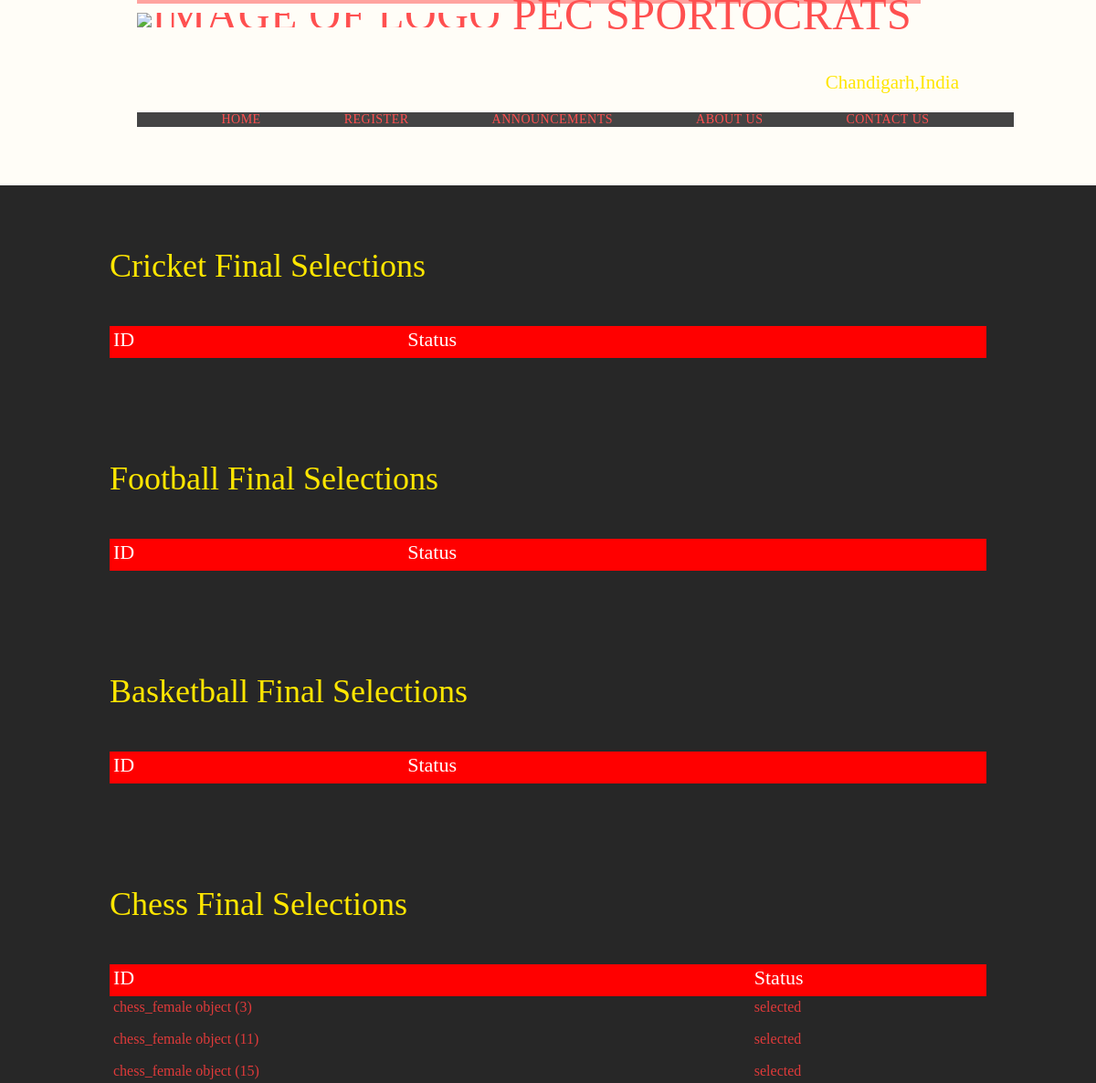
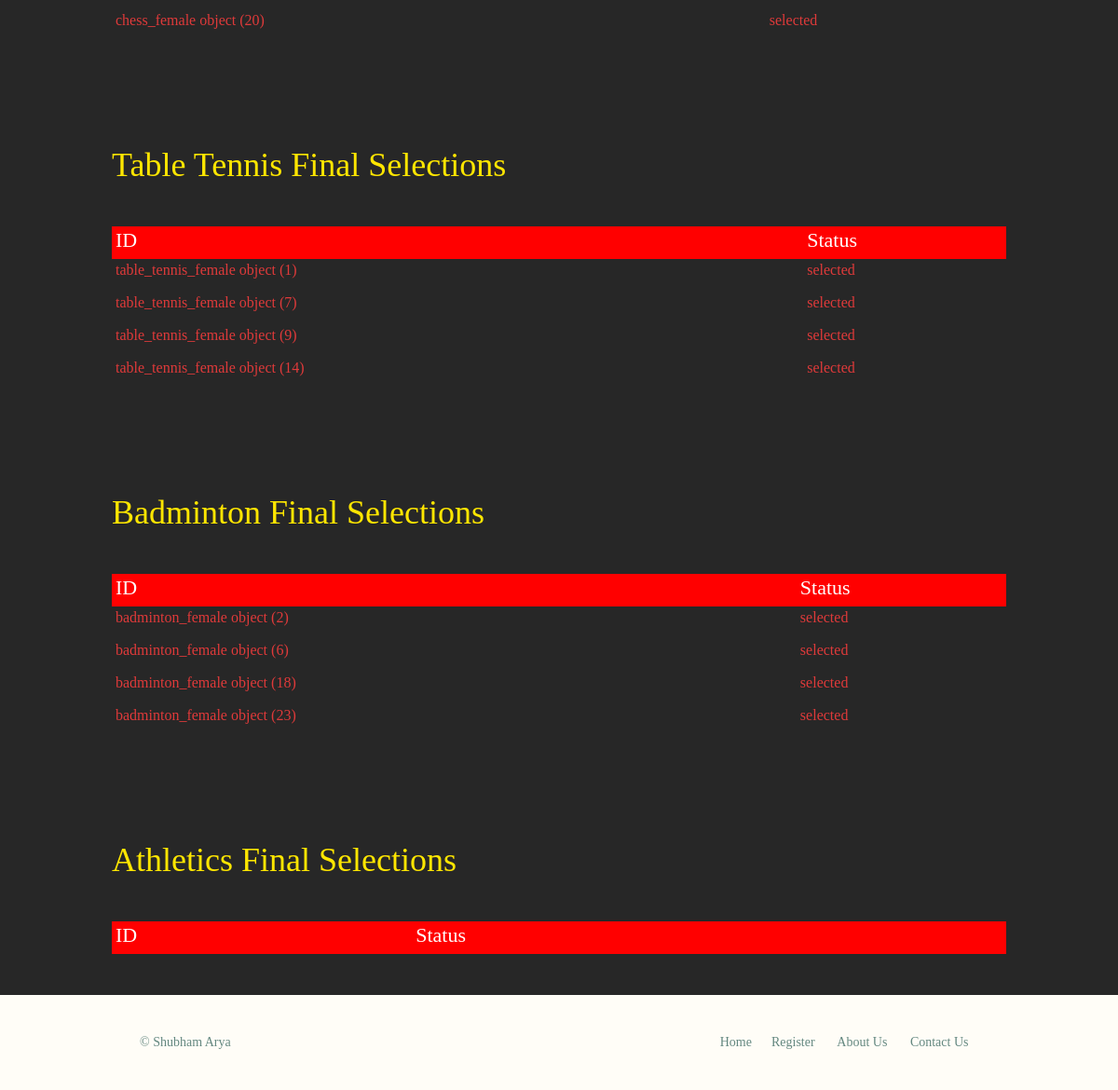
/final_female.html, run on the app's committed database (2 pictures, top to bottom).
### sportocrats/models.py (models this page shows)
class selection_chess_female(models.Model):
    selection_chess_female_id=models.OneToOneField(chess_female,on_delete=models.CASCADE,primary_key=True)
    status=models.CharField(max_length=40)

class chess_female(models.Model):
    chess_female_id=models.OneToOneField(Player_female,on_delete=models.CASCADE,primary_key=True)
    team_no=models.IntegerField()
    result=models.CharField(max_length=40)
    performance=models.CharField(max_length=40)

class selection_table_tennis_female(models.Model):
    selection_table_tennis_female_id=models.OneToOneField(table_tennis_female,on_delete=models.CASCADE,primary_key=True)
    status=models.CharField(max_length=40)

class table_tennis_female(models.Model):
    table_tennis_female_id=models.OneToOneField(Player_female,on_delete=models.CASCADE,primary_key=True)
    team_no=models.IntegerField()
    result=models.CharField(max_length=40)
    performance=models.CharField(max_length=40)

class selection_badminton_female(models.Model):
    selection_badminton_female_id=models.OneToOneField(badminton_female,on_delete=models.CASCADE,primary_key=True)
    status=models.CharField(max_length=40)

class badminton_female(models.Model):
    badminton_female_id=models.OneToOneField(Player_female,on_delete=models.CASCADE,primary_key=True)
    team_no=models.IntegerField()
    result=models.CharField(max_length=40)
    performance=models.CharField(max_length=40)

### sportocrats/views.py (the view)
# urls.py: path('final_female.html', views.final_female, name='final_female'),
def final_female(request):
    data3 = selection_chess_female.objects.all()
    data4 = selection_table_tennis_female.objects.all()
    data5 = selection_badminton_female.objects.all()
    return render(request, 'final_female.html', {"dat3" : data3, "dat4" : data4, "dat5" : data5})

### sportocrats/templates/final_female.html (shortened to what this page needs)
<!DOCTYPE html>
<html lang="en">
    <head>
        {% load static %}
        <link rel="stylesheet" href="{% static 'contactus.css' %}">
    </head>
    <body>
        <header class="header1 can group">
            <h1 class="logo">
                <a href="main1.html" ><img src="{%static 'Pec1.png'%}"
                    alt="Image of logo" height="80px" width="125px">&nbspPEC SportoCrats</a>
            </h1>
            <br>
            <br>
            <br>
            <br>
            <br>
            <h3 class="tag">Chandigarh,India</h3>
            <br>
            <nav class="nav nav1 hi b">
                &emsp;&emsp;&emsp;<a href="main1.html">Home</a>&emsp;&emsp;&emsp;
                &emsp;&emsp;&emsp;<a href="register.html">Register</a>&emsp;&emsp;&emsp;
                &emsp;&emsp;&emsp;<a href="announce.html">Announcements</a>&emsp;&emsp;&emsp;
                &emsp;&emsp;&emsp;<a href="aboutus.html">About Us</a>&emsp;&emsp;&emsp;
                &emsp;&emsp;&emsp;<a href="contactus.html">Contact Us</a>&emsp;&emsp;&emsp;
            </nav>
        </header>
        <br>
        <br>
        <br>
        <br>
        <section class="row">
        	<div class="grid">
                <h1>Cricket Final Selections</h1>
                <br>
                <br>
                <div>
                    <table>
                        <thead>
                            <tr class="red">
                                <th>ID</th>
                                <th>Status</th>
                            </tr>
                        </thead>
                    </table>
                </div>
		    </div>
        </section>
        <section class="row">
            <div class="grid">
                <h1>Football Final Selections</h1>
                <br>
                <br>
                <div>
                    <table>
                        <thead>
                            <tr class="red">
                                <th>ID</th>
                                <th>Status</th>
                            </tr>
                        </thead>
                    </table>
                </div>
            </div>
        </section>
        <section class="row">
            <div class="grid">
                <h1>Basketball Final Selections</h1>
                <br>
                <br>
                <div>
                    <table>
                        <thead>
                            <tr class="red">
                                <th>ID</th>
                                <th>Status</th>
                            </tr>
                        </thead>
                    </table>
                </div>
            </div>
        </section>
        <section class="row">
            <div class="grid">
                <h1>Chess Final Selections</h1>
                <br>
                <br>
                <div>
                    <table>
                        <thead>
                            <tr class="red">
                                <th>ID</th>
                                <th>Status</th>
                            </tr>
                        </thead>
                        <tbody>
                            {% for i in dat3 %}
                            <tr>
                                <td>{{i.selection_chess_female_id}}</td>
                                <td>{{i.status}}</td>
                            </tr>
                            {% endfor %}
                        </tbody>
                    </table>
                </div>
            </div>
        </section>
        <section class="row">
            <div class="grid">
                <h1>Table Tennis Final Selections</h1>
                <br>
                <br>
                <div>
                    <table>
                        <thead>
                            <tr class="red">
                                <th>ID</th>
                                <th>Status</th>
                            </tr>
                        </thead>
                        <tbody>
                            {% for i in dat4 %}
                            <tr>
                                <td>{{i.selection_table_tennis_female_id}}</td>
                                <td>{{i.status}}</td>
                            </tr>
                            {% endfor %}
                        </tbody>
                    </table>
                </div>
            </div>
        </section>
        <section class="row">
            <div class="grid">
                <h1>Badminton Final Selections</h1>
                <br>
                <br>
                <div>
                    <table>
                        <thead>
                            <tr class="red">
                                <th>ID</th>
                                <th>Status</th>
                            </tr>
                        </thead>
                        <tbody>
                            {% for i in dat5 %}
                            <tr>
                                <td>{{i.selection_badminton_female_id}}</td>
                                <td>{{i.status}}</td>
                            </tr>
                            {% endfor %}
                        </tbody>
                    </table>
                </div>
            </div>
        </section>
        <section class="row">
            <div class="grid">
                <h1>Athletics Final Selections</h1>
                <br>
                <br>
                <div>
                    <table>
                        <thead>
                            <tr class="red">
                                <th>ID</th>
                                <th>Status</th>
                            </tr>
                        </thead>
                    </table>
                </div>
            </div>
        </section>
        <footer class="footer1 can group">
            <small>&copy; Shubham Arya</small>
            <nav class="nav foo">
                &ensp;<a href="main1.html">Home</a>&ensp;
                &ensp;<a href="register.html"> Register </a>&ensp;
                &ensp;<a href="aboutus.html"> About Us </a>&ensp;
                &ensp;<a href="contactus.html"> Contact Us </a>&ensp;
            </nav>
        </footer>
    </body>
</html>

### sportocrats/static/contactus.css (style rules this page uses)
html, body, div, span, applet, object, iframe, h1, h2, h3, h4, h5, h6, p, blockquote, pre, a, abbr, acronym, address, big, cite, code, del, dfn, em, img, ins, kbd, q, s, samp, small, strike, strong, sub, sup, tt, var, b, u, i, center, dl, dt, dd, ol, ul, li, fieldset, form, label, legend, table, caption, tbody, tfoot, thead, tr, th, td, article, aside, canvas, details, embed, figure, figcaption, footer, header, hgroup, menu, nav, output, ruby, section, summary, time, mark, audio, video { margin: 0; padding: 0; border: 0; font-size: 100%; font: inherit; vertical-align: baseline; }
article, aside, details, figcaption, figure, footer, header, hgroup, menu, nav, section { display: block; }
body { line-height: 1; }
table { text-align: left; width: 100%; position: relative; border-collapse: collapse; }
th, td { height: 35px; padding: 0.25rem; }
tr.red th { background: red; color: white; }
th { font-size: 22px; background: white; position: sticky; top: 0; box-shadow: 0 2px 2px -1px rgba(0, 0, 0, 0.4); }
body { background:#fffdf7; color:rgb(223, 58, 58); font: 300 26px/22px ; }
*, *:before, *:after { box-sizing: border-box; }
.grid, .can { margin: 0 auto; width: 960px; }
.can { padding-left: 30px; padding-right: 30px; }
.group:before, .group:after { content: ""; display: table; }
.group:after { clear: both; }
.group { clear: both; *zoom: 1; }
.row { background-color: #272727; min-width: 960px; padding:66px 0 44px 0; }
.logo { border-top: 4px solid #ff00005b; padding: 10px 10px 4px 0px; float:left; font-size: 48px; line-height: 4px; font-weight: 100; letter-spacing: .5px; text-transform: uppercase; }
.tag { margin:20px 0 px 0; text-align: right; }
.nav1 { font-size: 14px; font-weight: 400; letter-spacing: .5px; text-transform: uppercase; }
.header1 a, .header1 a { color: rgb(255, 80, 80); }
a { color: #2e2e2e; text-decoration: none; }
h1, h3, h4, h5, p { margin-bottom: 6px; }
h1, h2, h3, h4 { color: #ffe600; }
h1 { font-size: 36px; line-height: 44px; }
h3 { font-size: 21px; }
.footer1 { padding-bottom: 44px; padding-top: 44px; color: #648880; font-size: 14px; }
.footer1 small { float: left; font-weight: 400; }
.foo { font-family: Garamond, serif; }
.nav { text-align:right; }
.nav a { color: #648880; }
.hi { background-color: #444444; min-width: 960px; padding:1px 0 1px 0; text-align: center; }
.b a { color: rgb(255, 80, 80); }

### data on the page
selection_chess_female: selection_chess_female_id "chess_female object (3)", status "selected"
selection_chess_female: selection_chess_female_id "chess_female object (11)", status "selected"
selection_chess_female: selection_chess_female_id "chess_female object (15)", status "selected"
selection_chess_female: selection_chess_female_id "chess_female object (20)", status "selected"
selection_table_tennis_female: selection_table_tennis_female_id "table_tennis_female object (1)", status "selected"
selection_table_tennis_female: selection_table_tennis_female_id "table_tennis_female object (7)", status "selected"
selection_table_tennis_female: selection_table_tennis_female_id "table_tennis_female object (9)", status "selected"
selection_table_tennis_female: selection_table_tennis_female_id "table_tennis_female object (14)", status "selected"
selection_badminton_female: selection_badminton_female_id "badminton_female object (2)", status "selected"
selection_badminton_female: selection_badminton_female_id "badminton_female object (6)", status "selected"
selection_badminton_female: selection_badminton_female_id "badminton_female object (18)", status "selected"
selection_badminton_female: selection_badminton_female_id "badminton_female object (23)", status "selected"
